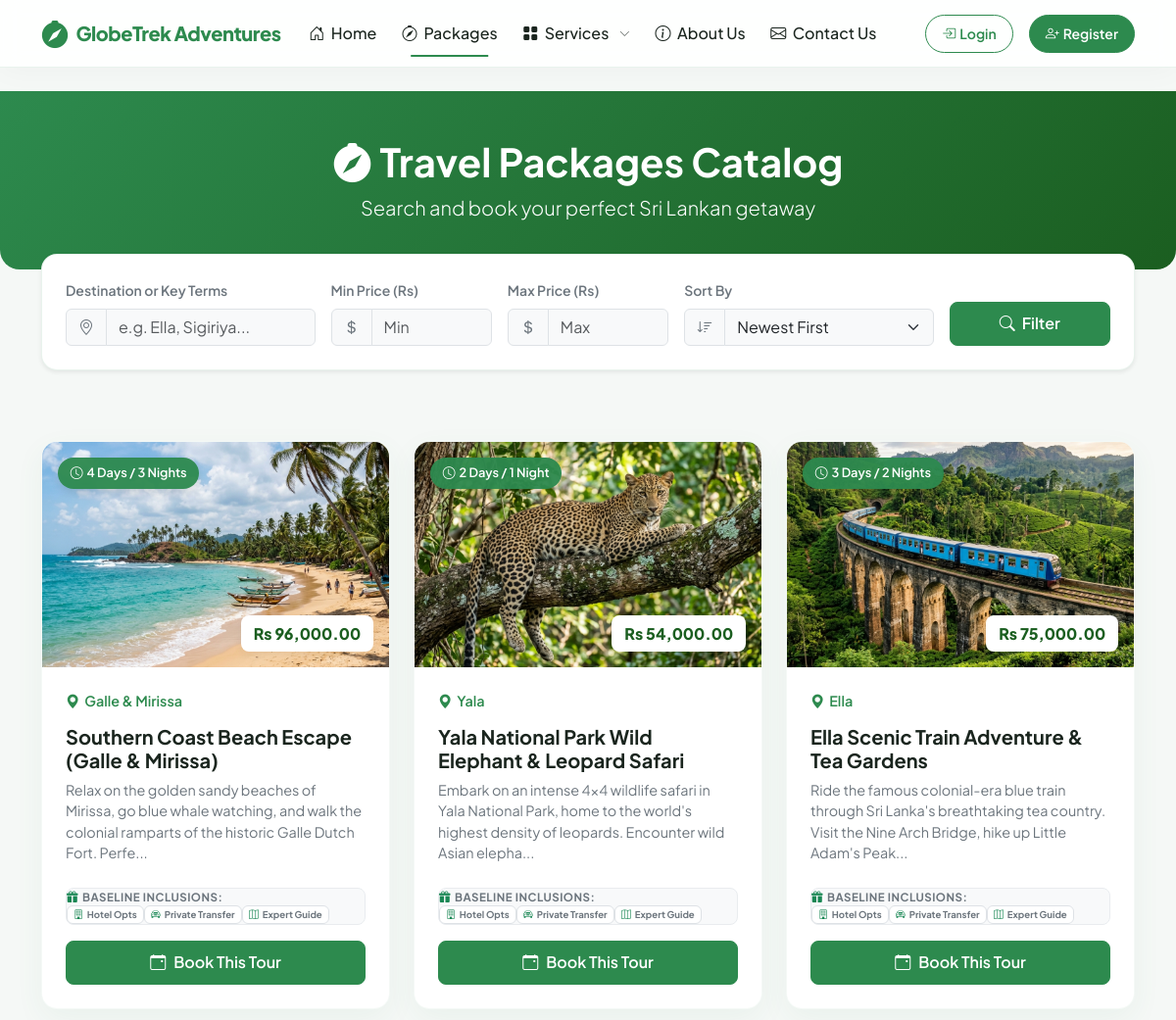
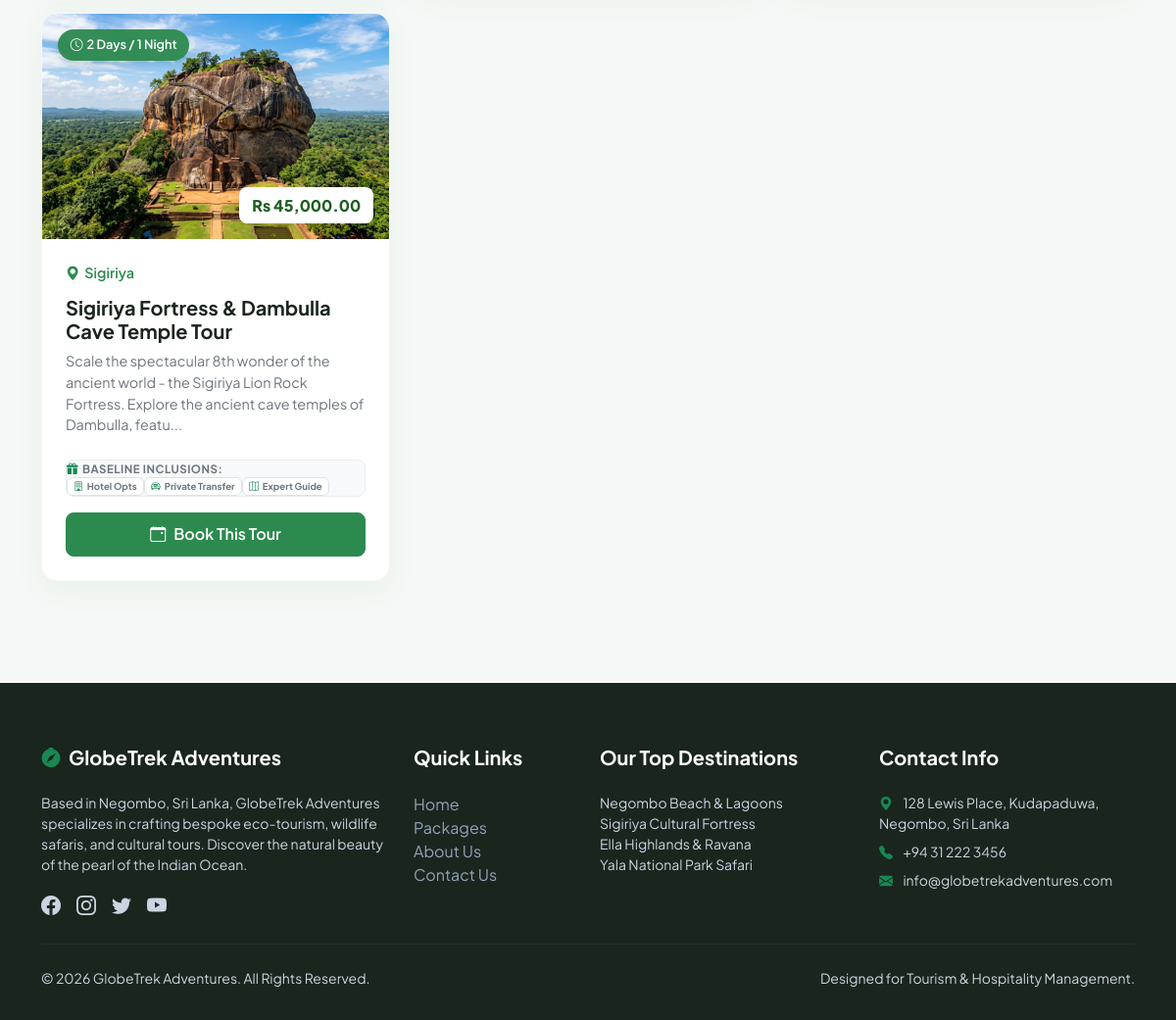
The page /packages.php on the database its author committed (2 pictures, top to bottom).
### tables this page shows
CREATE TABLE IF NOT EXISTS `packages` (
  `id` INT AUTO_INCREMENT PRIMARY KEY,
  `title` VARCHAR(150) NOT NULL,
  `description` TEXT NOT NULL,
  `destination` VARCHAR(100) NOT NULL,
  `price` DECIMAL(10, 2) NOT NULL,
  `duration` VARCHAR(50) NOT NULL,
  `image_url` VARCHAR(255) DEFAULT NULL,
  `created_at` TIMESTAMP DEFAULT CURRENT_TIMESTAMP
);

### packages.php (the view, shortened to what this page needs)
<?php
require_once __DIR__ . '/includes/header.php';
$search_dest = trim($_GET['destination'] ?? '');
$search_min_price = trim($_GET['min_price'] ?? '');
$search_max_price = trim($_GET['max_price'] ?? '');
$sort_by = trim($_GET['sort_by'] ?? 'newest');
$sql = "SELECT * FROM packages WHERE 1=1";
$params = [];
if ($sort_by === 'price_asc') {
    $sql .= " ORDER BY price ASC";
} elseif ($sort_by === 'price_desc') {
    $sql .= " ORDER BY price DESC";
} else {
    $sql .= " ORDER BY id DESC";
}
try {
    $stmt = $pdo->prepare($sql);
    $stmt->execute($params);
    $packages = $stmt->fetchAll();
} catch (PDOException $e) {
    echo "<div class='alert alert-danger'>Error loading packages: " . $e->getMessage() . "</div>";
    $packages = [];
}
?>
<div class="py-5 text-white text-center" style="background: linear-gradient(135deg, #2d8a4e 0%, #1b5e20 100%); margin-bottom: 2rem; border-bottom-left-radius: 20px; border-bottom-right-radius: 20px;">
    <div class="container">
        <h1 class="fw-extrabold text-white mb-2"><i class="bi bi-compass-fill me-2"></i>Travel Packages Catalog</h1>
        <p class="lead text-success-subtle mb-0">Search and book your perfect Sri Lankan getaway</p>
    </div>
</div>
<div class="container mb-5">
    <div class="search-container bg-white p-4 shadow-sm rounded-4">
        <form action="packages.php" method="GET" class="row g-3 align-items-end">
            <div class="col-md-3">
                <label for="destination" class="form-label text-secondary fw-semibold small">Destination or Key Terms</label>
                <div class="input-group">
                    <span class="input-group-text bg-light text-secondary"><i class="bi bi-geo-alt"></i></span>
                    <input type="text" class="form-control bg-light" id="destination" name="destination" placeholder="e.g. Ella, Sigiriya..." value="<?php echo htmlspecialchars($search_dest); ?>">
                </div>
            </div>
            <div class="col-md-2">
                <label for="min_price" class="form-label text-secondary fw-semibold small">Min Price (Rs)</label>
                <div class="input-group">
                    <span class="input-group-text bg-light text-secondary"><i class="bi bi-currency-dollar"></i></span>
                    <input type="number" class="form-control bg-light" id="min_price" name="min_price" placeholder="Min" min="0" step="1000" value="<?php echo htmlspecialchars($search_min_price); ?>">
                </div>
            </div>
            <div class="col-md-2">
                <label for="max_price" class="form-label text-secondary fw-semibold small">Max Price (Rs)</label>
                <div class="input-group">
                    <span class="input-group-text bg-light text-secondary"><i class="bi bi-currency-dollar"></i></span>
                    <input type="number" class="form-control bg-light" id="max_price" name="max_price" placeholder="Max" min="0" step="1000" value="<?php echo htmlspecialchars($search_max_price); ?>">
                </div>
            </div>
            <div class="col-md-3">
                <label for="sort_by" class="form-label text-secondary fw-semibold small">Sort By</label>
                <div class="input-group">
                    <span class="input-group-text bg-light text-secondary"><i class="bi bi-sort-down"></i></span>
                    <select class="form-select bg-light" id="sort_by" name="sort_by">
                        <option value="newest" <?php echo ($sort_by === 'newest') ? 'selected' : ''; ?>>Newest First</option>
                    </select>
                </div>
            </div>
            <div class="col-md-2">
                <div class="d-flex gap-2">
                    <button type="submit" class="btn btn-primary w-100 py-2.5">
                        <i class="bi bi-search me-1"></i> Filter
                    </button>
                </div>
            </div>
        </form>
    </div>
</div>
<section id="packages-list" class="container py-4">
    <?php if (empty($packages)): ?>
        <div class="text-center py-5 bg-white rounded shadow-sm border border-light">
            <i class="bi bi-search-heart text-muted display-1"></i>
            <h4 class="text-dark mt-3">No Tours Found</h4>
            <p class="text-muted">We couldn't find any tour packages matching your filter. Try adjusting your search keywords or price limit.</p>
            <a href="packages.php" class="btn btn-outline-success mt-2">Reset Filters</a>
        </div>
    <?php else: ?>
        <div class="row g-4">
            <?php foreach ($packages as $pkg): ?>
                <div class="col-lg-4 col-md-6">
                    <div class="package-card">
                        <div class="package-img-container">
                            <img src="<?php echo htmlspecialchars($pkg['image_url'] ?? 'https://images.unsplash.com/photo-1544735716-392fe2489ffa?auto=format&fit=crop&w=800&q=80'); ?>" class="package-img" alt="<?php echo htmlspecialchars($pkg['title']); ?>">
                            <span class="package-tag"><i class="bi bi-clock me-1"></i><?php echo htmlspecialchars($pkg['duration']); ?></span>
                            <span class="package-price-tag">Rs <?php echo number_format($pkg['price'], 2); ?></span>
                        </div>
                        <div class="package-body">
                            <div class="package-dest">
                                <i class="bi bi-geo-alt-fill"></i> <?php echo htmlspecialchars($pkg['destination']); ?>
                            </div>
                            <h4 class="package-title"><?php echo htmlspecialchars($pkg['title']); ?></h4>
                            <p class="package-desc"><?php echo htmlspecialchars(substr($pkg['description'], 0, 140)) . (strlen($pkg['description']) > 140 ? '...' : ''); ?></p>
                            <div class="bg-light p-2.5 rounded-3 mb-3 border border-light-subtle" style="font-size: 0.8rem;">
                                <div class="text-secondary fw-bold mb-1.5" style="font-size: 0.72rem; text-transform: uppercase; letter-spacing: 0.5px;"><i class="bi bi-gift-fill text-success me-1"></i>Baseline Inclusions:</div>
                                <div class="d-flex flex-wrap gap-1.5">
                                    <span class="badge bg-white text-secondary border d-flex align-items-center"><i class="bi bi-building text-success me-1"></i>Hotel Opts</span>
                                    <span class="badge bg-white text-secondary border d-flex align-items-center"><i class="bi bi-car-front text-success me-1"></i>Private Transfer</span>
                                    <span class="badge bg-white text-secondary border d-flex align-items-center"><i class="bi bi-map text-success me-1"></i>Expert Guide</span>
                                </div>
                            </div>
                            <div class="mt-auto">
                                <a href="book.php?package_id=<?php echo $pkg['id']; ?>" class="btn btn-primary w-100">
                                    <i class="bi bi-calendar-event me-2"></i>Book This Tour
                                </a>
                            </div>
                        </div>
                    </div>
                </div>
            <?php endforeach; ?>
        </div>
    <?php endif; ?>
</section>
<?php
require_once __DIR__ . '/includes/footer.php';
?>

### rows shown on the page
packages: image_url (picture), duration "4 Days / 3 Nights", price "96,000.00", destination "Galle & Mirissa", title "Southern Coast Beach Escape (Galle & Mirissa)", description "Relax on the golden sandy beaches of Mirissa, go blue whale watching, and walk the colonial ramparts of the historic Galle Dutch Fort. Perfe"
packages: image_url (picture), duration "2 Days / 1 Night", price "54,000.00", destination "Yala", title "Yala National Park Wild Elephant & Leopard Safari", description "Embark on an intense 4x4 wildlife safari in Yala National Park, home to the world's highest density of leopards. Encounter wild Asian elepha"
packages: image_url (picture), duration "3 Days / 2 Nights", price "75,000.00", destination "Ella", title "Ella Scenic Train Adventure & Tea Gardens", description "Ride the famous colonial-era blue train through Sri Lanka's breathtaking tea country. Visit the Nine Arch Bridge, hike up Little Adam's Peak"
packages: image_url (picture), duration "2 Days / 1 Night", price "45,000.00", destination "Sigiriya", title "Sigiriya Fortress & Dambulla Cave Temple Tour", description "Scale the spectacular 8th wonder of the ancient world - the Sigiriya Lion Rock Fortress. Explore the ancient cave temples of Dambulla, featu"
